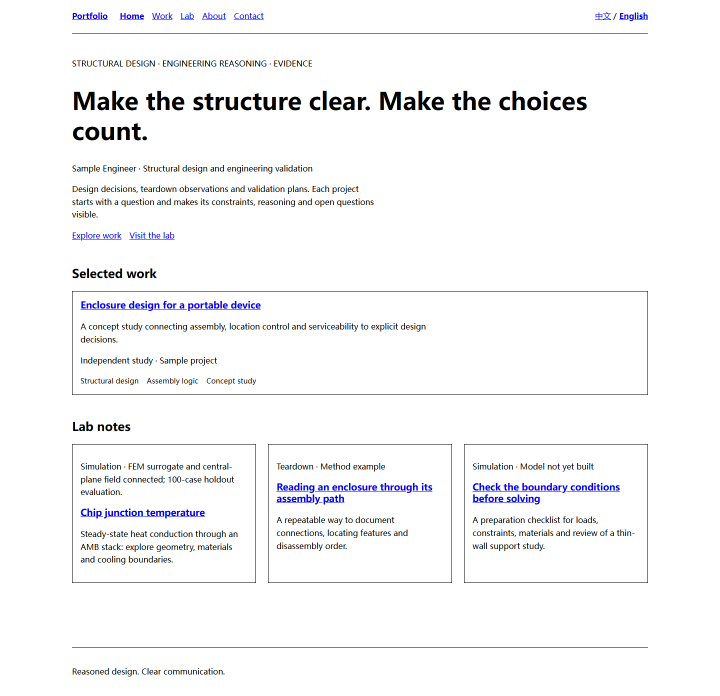
#> input picture reports/v2/before/evidence/b-en-home-1440-dark.png, 1440 x 1392 px, given in place of b-zh-home-1440-light.png, which was not available (shown at 1/2 size)
$ python b-contact-sheets.py
#> lines starting #> are read from the running program, lines starting #| are printed output that depends on the picture
from PIL import Image, ImageDraw
from pathlib import Path
p=Path(__file__).parent
for lang in ['zh','en']:
 for width in [1440,390]:
  pages=['home','work','lab','about','contact']
  thumbw=480 if width==1440 else 390
  thumbs=[]
  for pg in pages:
   for theme in ['light','dark']:
    im=Image.open(p/f'b-{lang}-{pg}-{width}-{theme}.png').convert('RGB')
#> im is the input picture: PIL image 1440x1392 RGB; mean R, G, B 246.9, 246.9, 248.4
    im.thumbnail((thumbw, 1200))
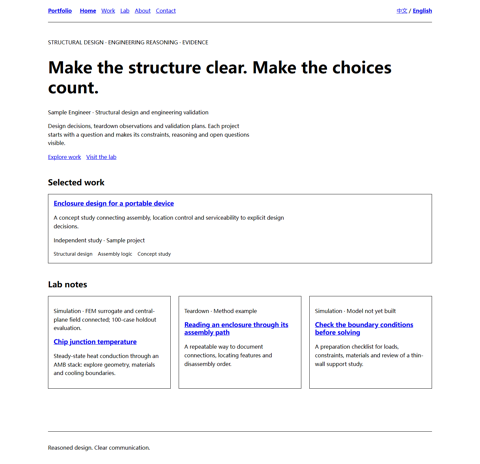
#> im: PIL image 480x464 RGB; mean R, G, B 246.7, 246.7, 248.2
#> (the run stopped early here; a loop or call above may not have finished)

$ run again, on reports/v2/before/evidence/b-en-s1-390-light.png
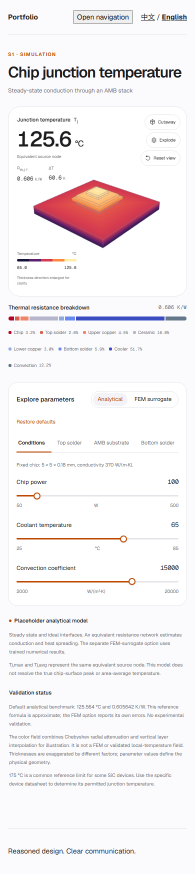
#> input picture reports/v2/before/evidence/b-en-s1-390-light.png, 390 x 1748 px, given in place of b-zh-home-1440-light.png, which was not available (shown at 1/2 size)
#> im is the input picture: PIL image 390x1748 RGB; mean R, G, B 244.3, 240.4, 242
#> `im.thumbnail((thumbw, 1200))`:
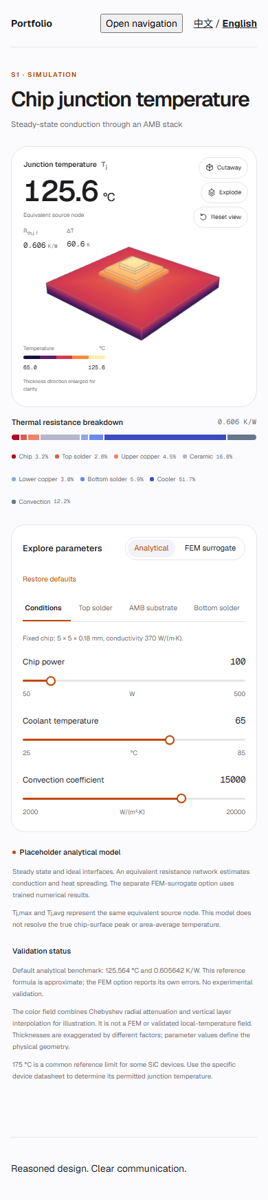
#> im: PIL image 268x1200 RGB; mean R, G, B 244.2, 240.3, 241.9

$ run again, on reports/v2/before/evidence/b-zh-s1-1440-light.png
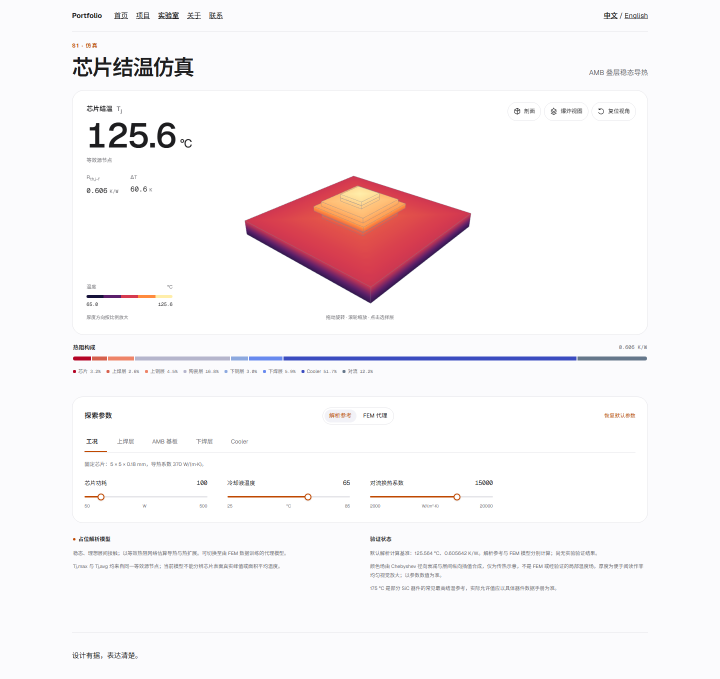
#> input picture reports/v2/before/evidence/b-zh-s1-1440-light.png, 1440 x 1357 px, given in place of b-zh-home-1440-light.png, which was not available (shown at 1/2 size)
#> im is the input picture: PIL image 1440x1357 RGB; mean R, G, B 247.8, 243.7, 245.4
#> `im.thumbnail((thumbw, 1200))`:
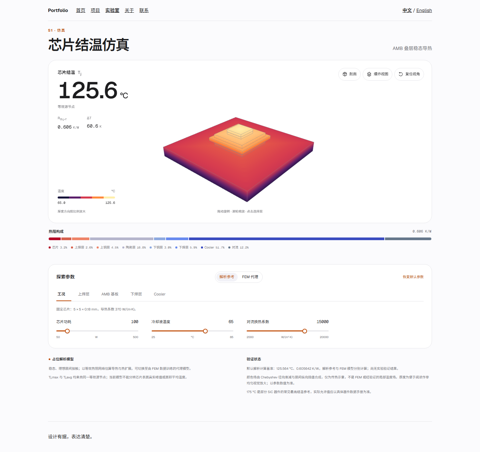
#> im: PIL image 480x452 RGB; mean R, G, B 247.7, 243.6, 245.3
